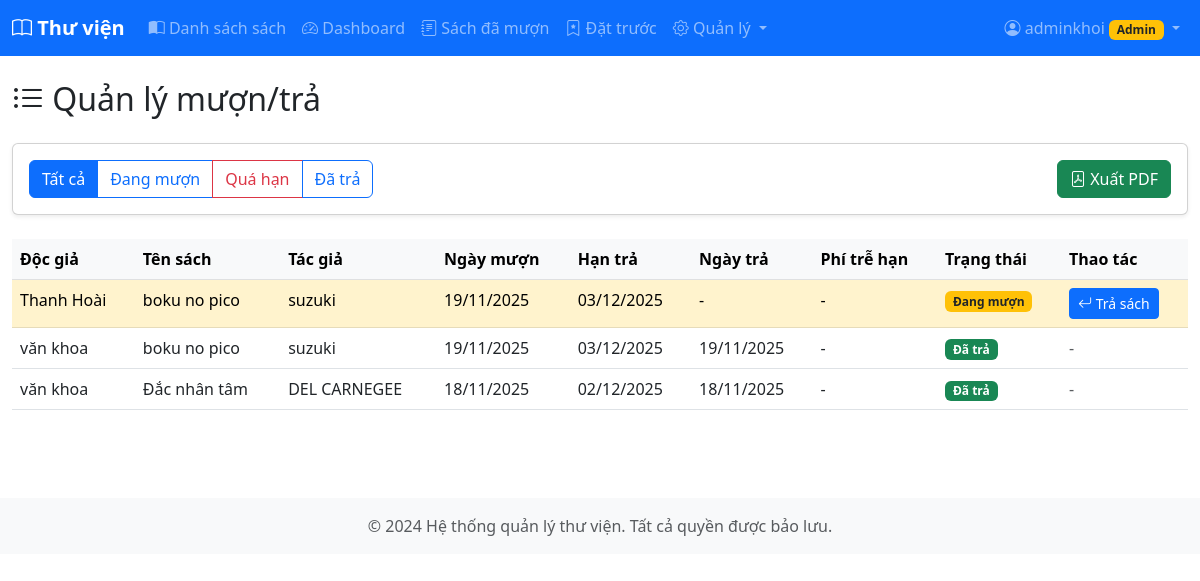
Page /loans/all (signed in) on the committed database.
### src/models.py (models this page shows, shortened)
class User(UserMixin, db.Model):
    __tablename__ = 'users'
    id = db.Column(db.Integer, primary_key=True)
    email = db.Column(db.String(255), unique=True, nullable=False)
    name = db.Column(db.String(120))
    password_hash = db.Column(db.String(255), nullable=False)
    is_admin = db.Column(db.Boolean, default=False)
    created_at = db.Column(db.DateTime, default=datetime.utcnow)
    borrow_records = db.relationship('BorrowRecord', backref='user', lazy=True)
    reservations = db.relationship('Reservation', backref='user', lazy=True)

class BorrowRecord(db.Model):
    __tablename__ = 'borrow_records'
    id = db.Column(db.Integer, primary_key=True)
    user_id = db.Column(db.Integer, db.ForeignKey('users.id'), nullable=False)
    book_id = db.Column(db.Integer, db.ForeignKey('books.id'), nullable=False)
    borrowed_at = db.Column(db.DateTime, default=datetime.utcnow)
    due_date = db.Column(db.Date, nullable=False)
    returned_at = db.Column(db.DateTime, nullable=True)
    fine_amount = db.Column(db.Float, default=0.0)
    status = db.Column(db.String(50), default='borrowed')  # borrowed, returned, overdue
    def is_overdue(self):
        if self.returned_at:
            return False
        return date.today() > self.due_date

class Book(db.Model):
    __tablename__ = 'books'
    id = db.Column(db.Integer, primary_key=True)
    title = db.Column(db.String(255), nullable=False)
    author = db.Column(db.String(255))
    category = db.Column(db.String(120))
    isbn = db.Column(db.String(50), unique=True, index=True)
    total_copies = db.Column(db.Integer, default=1)
    available_copies = db.Column(db.Integer, default=1)
    image_path = db.Column(db.String(500), nullable=True)  # Đường dẫn hình ảnh
    created_at = db.Column(db.DateTime, default=datetime.utcnow)
    borrow_records = db.relationship('BorrowRecord', backref='book', lazy=True)
    reservations = db.relationship('Reservation', backref='book', lazy=True)

### src/routes/loans.py (the view)
@loans_bp.route('/all')
@admin_required
def all_loans():
    status = request.args.get('status', 'all')
    query = BorrowRecord.query
    if status == 'active':
        query = query.filter(BorrowRecord.returned_at.is_(None))
    elif status == 'overdue':
        query = query.filter(
            BorrowRecord.returned_at.is_(None),
            BorrowRecord.due_date < date.today()
        )
    elif status == 'returned':
        query = query.filter(BorrowRecord.returned_at.isnot(None))
    borrows = query.order_by(BorrowRecord.borrowed_at.desc()).all()
    return render_template('loans/all_loans.html', borrows=borrows, status=status)

### src/models.py (called while the page is built)
    @login_manager.user_loader
    def load_user(user_id):
        try:
            return db.session.get(User, int(user_id))
        except Exception:
            return None

### src/routes/loans.py (called while the page is built)
def admin_required(f):
    @wraps(f)
    @login_required
    def decorated_function(*args, **kwargs):
        if not current_user.is_admin:
            flash('Bạn không có quyền truy cập.', 'danger')
            return redirect(url_for('index'))
        return f(*args, **kwargs)
    return decorated_function

### src/templates/loans/all_loans.html (shortened to what this page needs)
{% extends 'base.html' %}
{% block content %}
<h2 class="mb-4"><i class="bi bi-list-ul"></i> Quản lý mượn/trả</h2>
<div class="card mb-4">
  <div class="card-body">
    <div class="btn-group" role="group">
      <a href="{{ url_for('loans.all_loans', status='all') }}"
         class="btn btn-{{ 'primary' if status == 'all' else 'outline-primary' }}">
        Tất cả
      </a>
      <a href="{{ url_for('loans.all_loans', status='active') }}"
         class="btn btn-{{ 'primary' if status == 'active' else 'outline-primary' }}">
        Đang mượn
      </a>
      <a href="{{ url_for('loans.all_loans', status='overdue') }}"
         class="btn btn-{{ 'primary' if status == 'overdue' else 'outline-danger' }}">
        Quá hạn
      </a>
      <a href="{{ url_for('loans.all_loans', status='returned') }}"
         class="btn btn-{{ 'primary' if status == 'returned' else 'outline-primary' }}">
        Đã trả
      </a>
    </div>
    <a href="{{ url_for('reports.borrows_report', status=status) }}" class="btn btn-success float-end">
      <i class="bi bi-file-pdf"></i> Xuất PDF
    </a>
  </div>
</div>
{% if borrows %}
  <div class="table-responsive">
    <table class="table table-hover">
      <thead class="table-light">
        <tr>
          <th>Độc giả</th>
          <th>Tên sách</th>
          <th>Tác giả</th>
          <th>Ngày mượn</th>
          <th>Hạn trả</th>
          <th>Ngày trả</th>
          <th>Phí trễ hạn</th>
          <th>Trạng thái</th>
          <th>Thao tác</th>
        </tr>
      </thead>
      <tbody>
        {% for borrow in borrows %}
          <tr class="{% if borrow.is_overdue() and not borrow.returned_at %}table-danger{% elif not borrow.returned_at %}table-warning{% endif %}">
            <td>{{ borrow.user.name or borrow.user.email }}</td>
            <td>{{ borrow.book.title }}</td>
            <td>{{ borrow.book.author or 'N/A' }}</td>
            <td>{{ borrow.borrowed_at.strftime('%d/%m/%Y') }}</td>
            <td>{{ borrow.due_date.strftime('%d/%m/%Y') }}</td>
            <td>{{ borrow.returned_at.strftime('%d/%m/%Y') if borrow.returned_at else '-' }}</td>
            <td>
              {% if borrow.fine_amount > 0 %}
                <span class="text-danger fw-bold">{{ "{:,.0f}".format(borrow.fine_amount) }} VNĐ</span>
              {% else %}
                -
              {% endif %}
            </td>
            <td>
              {% if borrow.returned_at %}
                <span class="badge bg-success">Đã trả</span>
              {% elif borrow.is_overdue() %}
                <span class="badge bg-danger">Quá hạn</span>
              {% else %}
                <span class="badge bg-warning text-dark">Đang mượn</span>
              {% endif %}
            </td>
            <td>
              {% if not borrow.returned_at %}
                <form method="POST" action="{{ url_for('loans.return_book', borrow_id=borrow.id) }}"
                      onsubmit="return confirm('Xác nhận trả sách?');" class="d-inline">
                  <button type="submit" class="btn btn-sm btn-primary">
                    <i class="bi bi-arrow-return-left"></i> Trả sách
                  </button>
                </form>
              {% else %}
                <span class="text-muted">-</span>
              {% endif %}
            </td>
          </tr>
        {% endfor %}
      </tbody>
    </table>
  </div>
{% else %}
  <div class="alert alert-info">
    <i class="bi bi-info-circle"></i> Không có bản ghi nào.
  </div>
{% endif %}
{% endblock %}

### src/templates/base.html (shortened to what this page needs)
<!doctype html>
<html lang="vi">
  <head>
    <link href="https://cdn.jsdelivr.net/npm/bootstrap@5.3.0/dist/css/bootstrap.min.css" rel="stylesheet">
    <link rel="stylesheet" href="https://cdn.jsdelivr.net/npm/bootstrap-icons@1.11.0/font/bootstrap-icons.css">
  </head>
  <body>
    <nav class="navbar navbar-expand-lg navbar-dark bg-primary">
      <div class="container-fluid">
        <a class="navbar-brand" href="{{ url_for('index') }}">
          <i class="bi bi-book"></i> Thư viện
        </a>
        <div class="collapse navbar-collapse" id="navbarNav">
          <ul class="navbar-nav me-auto">
            <li class="nav-item">
              <a class="nav-link" href="{{ url_for('books.list_books') }}">
                <i class="bi bi-book-half"></i> Danh sách sách
              </a>
            </li>
            {% if current_user.is_authenticated %}
              <li class="nav-item">
                <a class="nav-link" href="{{ url_for('dashboard.index') }}">
                  <i class="bi bi-speedometer2"></i> Dashboard
                </a>
              </li>
              <li class="nav-item">
                <a class="nav-link" href="{{ url_for('loans.my_loans') }}">
                  <i class="bi bi-journal-text"></i> Sách đã mượn
                </a>
              </li>
              <li class="nav-item">
                <a class="nav-link" href="{{ url_for('reservations.my_reservations') }}">
                  <i class="bi bi-bookmark-star"></i> Đặt trước
                </a>
              </li>
              {% if current_user.is_admin %}
                <li class="nav-item dropdown">
                  <a class="nav-link dropdown-toggle" href="#" id="adminDropdown" role="button" data-bs-toggle="dropdown">
                    <i class="bi bi-gear"></i> Quản lý
                  </a>
                </li>
              {% endif %}
            {% endif %}
          </ul>
          <ul class="navbar-nav">
            {% if current_user.is_authenticated %}
              <li class="nav-item dropdown">
                <a class="nav-link dropdown-toggle" href="#" id="userDropdown" role="button" data-bs-toggle="dropdown">
                  <i class="bi bi-person-circle"></i> {{ current_user.name or current_user.email }}
                  {% if current_user.is_admin %}
                    <span class="badge bg-warning text-dark">Admin</span>
                  {% endif %}
                </a>
              </li>
            {% endif %}
          </ul>
        </div>
      </div>
    </nav>
    <div class="container-fluid py-4">
      {% block content %}{% endblock %}
    </div>
    <footer class="bg-light text-center py-3 mt-5">
      <div class="container">
        <p class="text-muted mb-0">&copy; 2024 Hệ thống quản lý thư viện. Tất cả quyền được bảo lưu.</p>
      </div>
    </footer>
  </body>
</html>

### src/templates/base.html (style rules this page uses)
.navbar-brand { font-weight: bold; }
.card { box-shadow: 0 0.125rem 0.25rem rgba(0, 0, 0, 0.075); margin-bottom: 1rem; }

### rows in the picture
User: name "adminkhoi"
BorrowRecord: user "Thanh Hoài", book "boku no pico", book "suzuki", borrowed_at "19/11/2025", due_date "03/12/2025", returned_at "-", shows "Đang mượn"
BorrowRecord: user "văn khoa", book "boku no pico", book "suzuki", borrowed_at "19/11/2025", due_date "03/12/2025", returned_at "19/11/2025", shows "Đã trả"
BorrowRecord: user "văn khoa", book "Đắc nhân tâm", book "DEL CARNEGEE", borrowed_at "18/11/2025", due_date "02/12/2025", returned_at "18/11/2025", shows "Đã trả"
